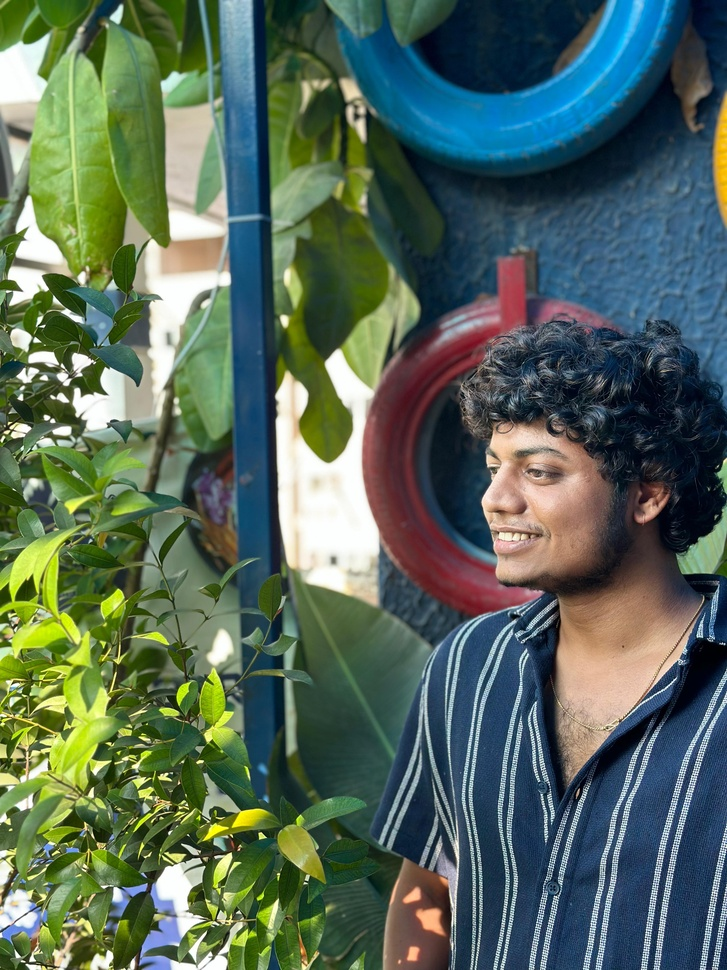
#> input picture test.jpg, 727 x 970 px, shrunk from 3024 x 4032 before the run
$ python main.py
#> lines starting #> are read from the running program, lines starting #| are printed output that depends on the picture
### engine/core.py
from PIL import Image
from .filters import brightness
from engine.filters.sunny import sunny_filter
from engine.filters.vintage import vinatage_filter


class ImageProcessor:
    def __init__(self, image_path=None, image=None):
#> called with image_path = 'test.jpg'
        if image:
            self.image = image.convert('RGB')
        elif image_path:
            self.image = Image.open(image_path).convert('RGB')
#> self.image is the input picture: PIL image 727x970 RGB; mean R, G, B 85.5, 104.5, 89.8
        else:
            raise ValueError('image_path or image is required')

        self.filters = {
            'brightness': brightness.apply,
            'sunny_filter': sunny_filter,
            'vinatage_filter': vinatage_filter,
        }

    def apply(self, filter_name, **kwargs):
        if filter_name not in self.filters:
            raise ValueError(f'filter_name must be one of {self.filters.keys()}')
        self.image = self.filters[filter_name](self.image, **kwargs)

    def save(self, path = 'output.jpg'):
        self.image.save(path)

### engine/filters/vintage.py
from PIL import Image, ImageEnhance
import numpy as np

def vinatage_filter(image,intensity = 1.0):

    #1) covert to RBG:
#> called with intensity = 1
    img = image.convert("RGB")

    #2) reducing the contrast ad brightness for fade look
    img = ImageEnhance.Contrast(img).enhance(0.85*intensity + 0.5)
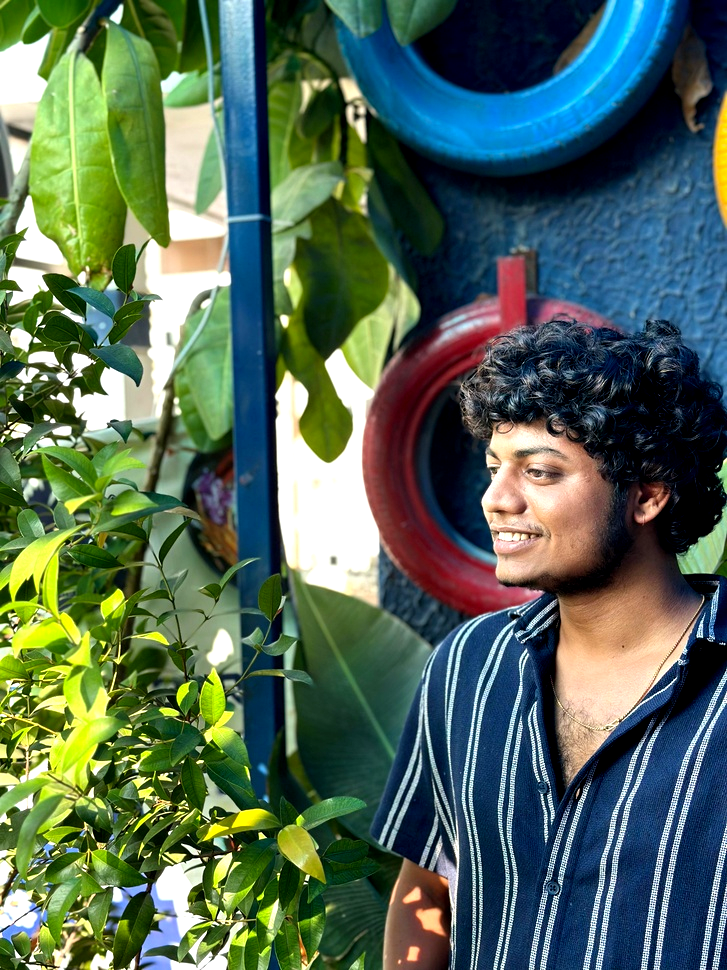
#> img: PIL image 727x970 RGB; mean R, G, B 82.3, 104.6, 86.7
    img = ImageEnhance.Brightness(img).enhance(0.5*intensity + 0.5)


    #3) converting to numoy array
    arr = np.array(img, dtype = np.float32)

    #4)applying the warm tone
    arr[:, :, 0] *= 0.8*intensity #RED
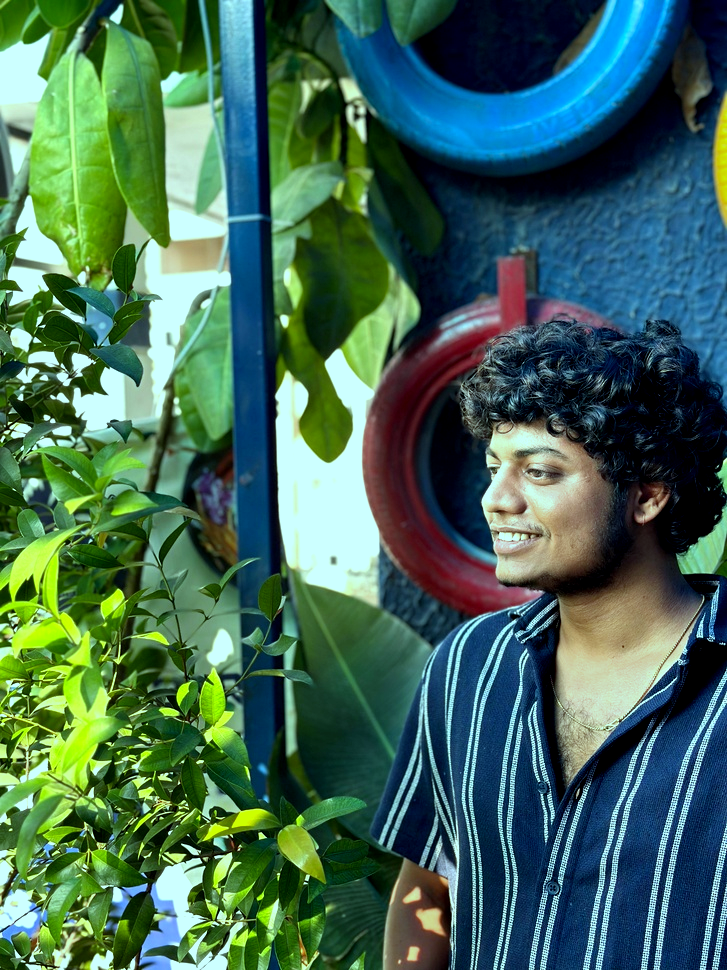
#> arr: shape (970, 727, 3) float32; mean R, G, B 65.8, 104.6, 86.7
    arr[:, :, 1] *= 0.9 * intensity #GREEN
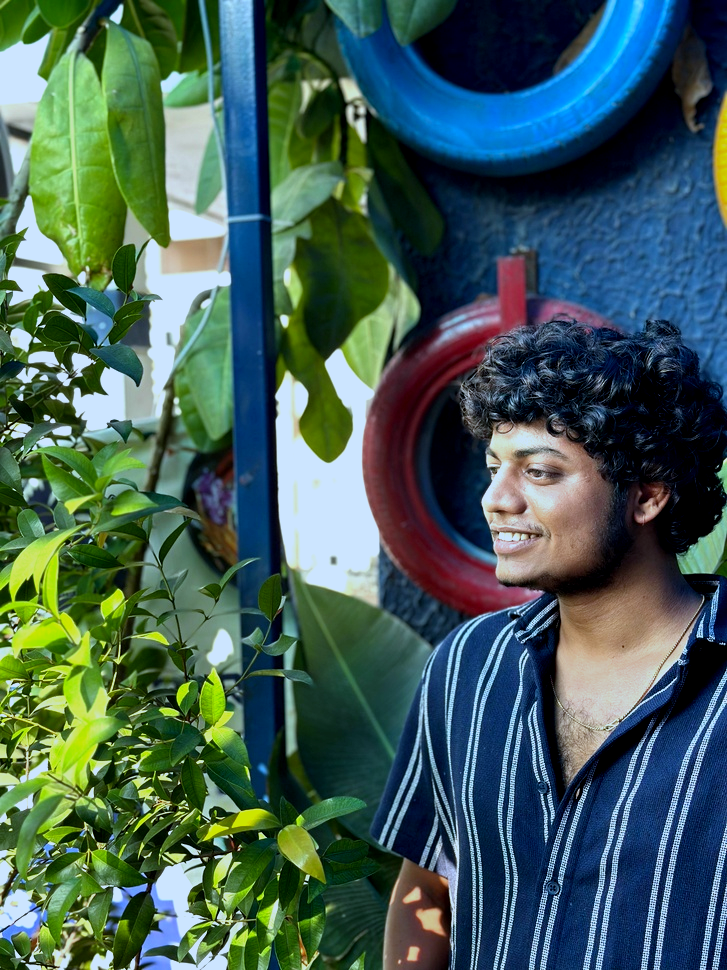
#> arr: shape (970, 727, 3) float32; mean R, G, B 65.8, 94.1, 86.7
    arr[:, :, 2] *= 1.3 #slight reduce in blue
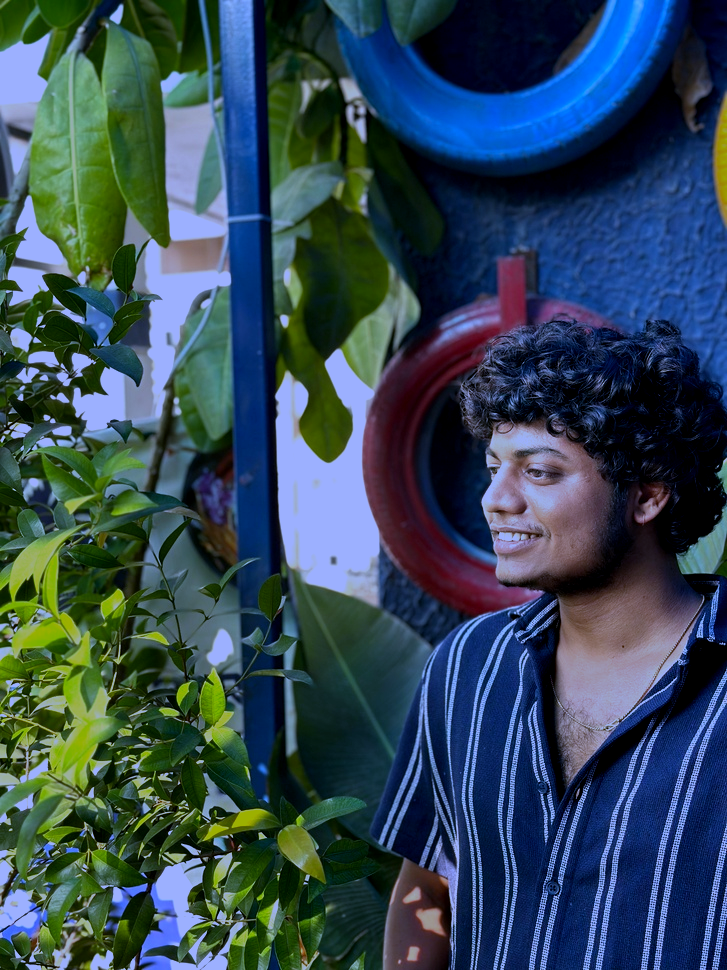
#> arr: shape (970, 727, 3) float32; mean R, G, B 65.8, 94.1, 112.7; drawn with min black and max white

    #5)Optional vignette (dark edges)
    rows, cols, _ = arr.shape
#> rows = 970; cols = 727
    y, x = np.ogrid[:rows, :cols]
#> y = 970 values from 0 to 969
    center_y, center_x = rows / 2, cols / 2
#> center_y = 485; center_x = 363.5
    distance = np.sqrt((x - center_x)**2 + (y - center_y)**2)
    max_distance = np.sqrt(center_x**2 + center_y**2)
#> max_distance = 606.1
    vignette_mask = 1 - (distance / max_distance) * 0.8 * intensity
    vignette_mask = np.clip(vignette_mask, 0.3, 1.0)
    arr *= vignette_mask[:, :, np.newaxis]
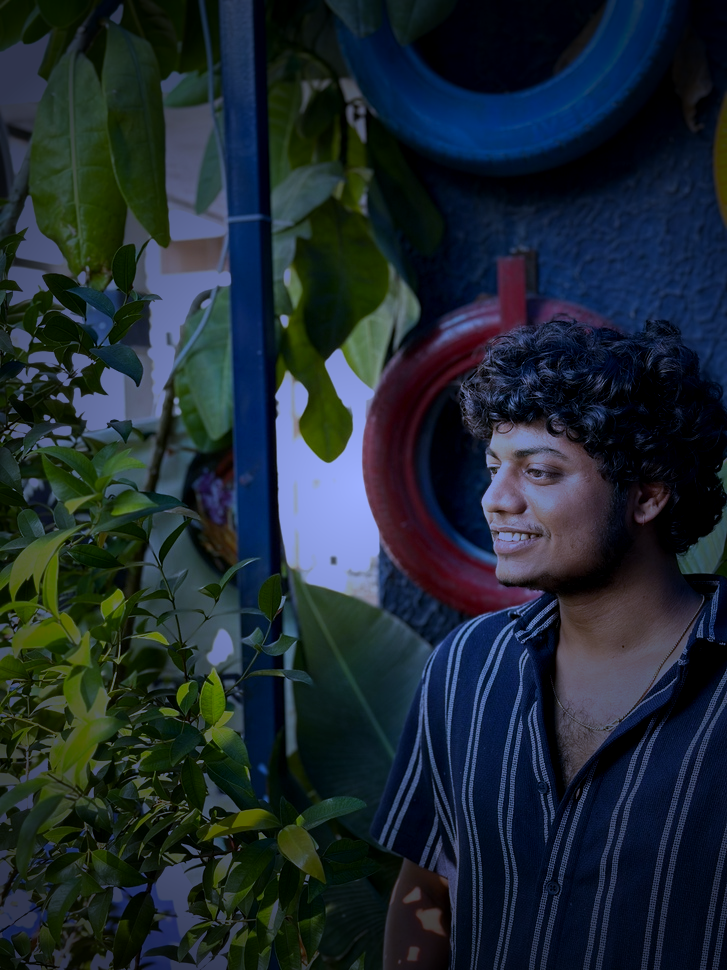
#> arr: shape (970, 727, 3) float32; mean R, G, B 39, 53.5, 64.3; drawn with min black and max white

    #6) clip and convert back

    arr= np.clip(arr, 0, 255).astype(np.uint8)
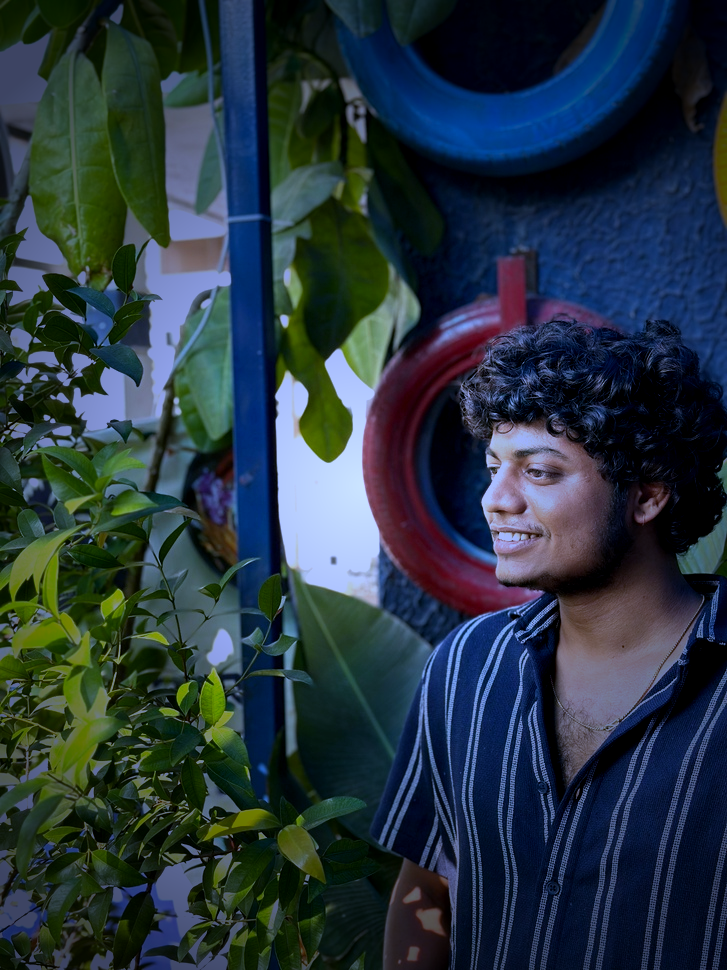
#> arr: shape (970, 727, 3); mean R, G, B 38.5, 53, 62.9
    new_img = Image.fromarray(arr)

    return new_img

### main.py
from engine.core import ImageProcessor

processor = ImageProcessor(image_path="test.jpg")
#processor.apply("brightness", factor=1.8)
processor.apply("vinatage_filter",intensity = 1)
processor.save("output.jpg")
